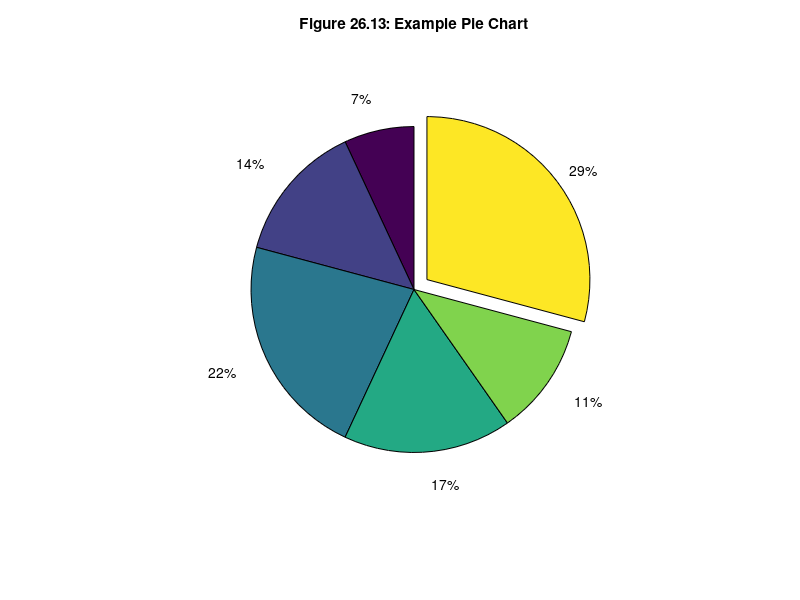

Reproduce this figure in MATLAB.
% mm2613.m
a = [.5 1 1.6 1.2 .8 2.1];
pie(a,a==max(a)); % chart a and pull out the biggest slice
title('Figure 26.13: Example Pie Chart')
